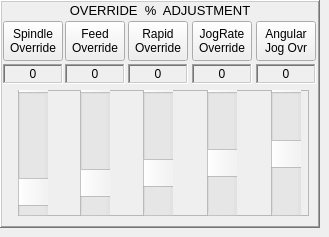
           <widget class="QWidget" name="panel_override">
            <widget class="QFrame" name="override_panel">
             <property name="geometry">
              <rect>
               <x>0</x>
               <y>0</y>
               <width>320</width>
               <height>228</height>
              </rect>
             </property>
             <property name="cursor">
              <cursorShape>PointingHandCursor</cursorShape>
             </property>
             <property name="frameShape">
              <enum>QFrame::WinPanel</enum>
             </property>
             <property name="frameShadow">
              <enum>QFrame::Raised</enum>
             </property>
             <widget class="ActionButton" name="abtn_override_spindle_rate">
              <property name="geometry">
               <rect>
                <x>3</x>
                <y>21</y>
                <width>60</width>
                <height>40</height>
               </rect>
              </property>
              <property name="text">
               <string>Spindle
Override</string>
              </property>
              <property name="feed_over_action" stdset="0">
               <bool>false</bool>
              </property>
              <property name="rapid_over_action" stdset="0">
               <bool>false</bool>
              </property>
              <property name="spindle_over_action" stdset="0">
               <bool>true</bool>
              </property>
              <property name="toggle_float_option" stdset="0">
               <bool>true</bool>
              </property>
              <property name="float_alt_num" stdset="0">
               <double>90.000000000000000</double>
              </property>
             </widget>
             <widget class="ActionButton" name="abtn_override_feed_rate">
              <property name="geometry">
               <rect>
                <x>65</x>
                <y>21</y>
                <width>60</width>
                <height>40</height>
               </rect>
              </property>
              <property name="text">
               <string>Feed
Override</string>
              </property>
              <property name="feed_over_action" stdset="0">
               <bool>true</bool>
              </property>
              <property name="toggle_float_option" stdset="0">
               <bool>true</bool>
              </property>
              <property name="float_alt_num" stdset="0">
               <double>75.000000000000000</double>
              </property>
             </widget>
             <widget class="ActionButton" name="abtn_override_rapid_rate">
              <property name="geometry">
               <rect>
                <x>128</x>
                <y>21</y>
                <width>60</width>
                <height>40</height>
               </rect>
              </property>
              <property name="text">
               <string>Rapid
Override</string>
              </property>
              <property name="feed_over_action" stdset="0">
               <bool>false</bool>
              </property>
              <property name="rapid_over_action" stdset="0">
               <bool>true</bool>
              </property>
              <property name="toggle_float_option" stdset="0">
               <bool>true</bool>
              </property>
              <property name="float_alt_num" stdset="0">
               <double>25.000000000000000</double>
              </property>
             </widget>
             <widget class="QLabel" name="label_override_panel_label">
              <property name="geometry">
               <rect>
                <x>0</x>
                <y>0</y>
                <width>320</width>
                <height>21</height>
               </rect>
              </property>
              <property name="font">
               <font>
                <pointsize>10</pointsize>
                <weight>50</weight>
                <bold>false</bold>
               </font>
              </property>
              <property name="frameShape">
               <enum>QFrame::NoFrame</enum>
              </property>
              <property name="frameShadow">
               <enum>QFrame::Plain</enum>
              </property>
              <property name="text">
               <string>OVERRIDE  %  ADJUSTMENT</string>
              </property>
              <property name="alignment">
               <set>Qt::AlignCenter</set>
              </property>
             </widget>
             <widget class="ActionButton" name="abtn_override_jog_rate">
              <property name="geometry">
               <rect>
                <x>192</x>
                <y>21</y>
                <width>60</width>
                <height>40</height>
               </rect>
              </property>
              <property name="text">
               <string>JogRate
Override</string>
              </property>
              <property name="jog_rate_action" stdset="0">
               <bool>true</bool>
              </property>
              <property name="feed_over_action" stdset="0">
               <bool>false</bool>
              </property>
              <property name="rapid_over_action" stdset="0">
               <bool>false</bool>
              </property>
              <property name="toggle_float_option" stdset="0">
               <bool>true</bool>
              </property>
              <property name="float_alt_num" stdset="0">
               <double>25.000000000000000</double>
              </property>
             </widget>
             <widget class="ActionButton" name="abtn_override_angular_rate">
              <property name="geometry">
               <rect>
                <x>256</x>
                <y>21</y>
                <width>60</width>
                <height>40</height>
               </rect>
              </property>
              <property name="text">
               <string>Angular
Jog Ovr</string>
              </property>
              <property name="jog_rate_action" stdset="0">
               <bool>true</bool>
              </property>
              <property name="feed_over_action" stdset="0">
               <bool>false</bool>
              </property>
              <property name="rapid_over_action" stdset="0">
               <bool>false</bool>
              </property>
              <property name="toggle_float_option" stdset="0">
               <bool>true</bool>
              </property>
              <property name="joint_number" stdset="0">
               <number>4</number>
              </property>
              <property name="float_alt_num" stdset="0">
               <double>25.000000000000000</double>
              </property>
             </widget>
             <widget class="QLabel" name="lab_override_rate_spindle">
              <property name="geometry">
               <rect>
                <x>3</x>
                <y>64</y>
                <width>60</width>
                <height>20</height>
               </rect>
              </property>
              <property name="frameShape">
               <enum>QFrame::WinPanel</enum>
              </property>
              <property name="frameShadow">
               <enum>QFrame::Sunken</enum>
              </property>
              <property name="text">
               <string>0</string>
              </property>
              <property name="alignment">
               <set>Qt::AlignCenter</set>
              </property>
             </widget>
             <widget class="QLabel" name="lab_override_rate_feed">
              <property name="geometry">
               <rect>
                <x>65</x>
                <y>64</y>
                <width>60</width>
                <height>20</height>
               </rect>
              </property>
              <property name="frameShape">
               <enum>QFrame::WinPanel</enum>
              </property>
              <property name="frameShadow">
               <enum>QFrame::Sunken</enum>
              </property>
              <property name="text">
               <string>0</string>
              </property>
              <property name="alignment">
               <set>Qt::AlignCenter</set>
              </property>
             </widget>
             <widget class="QLabel" name="lab_override_rate_rapid">
              <property name="geometry">
               <rect>
                <x>128</x>
                <y>64</y>
                <width>60</width>
                <height>20</height>
               </rect>
              </property>
              <property name="frameShape">
               <enum>QFrame::WinPanel</enum>
              </property>
              <property name="frameShadow">
               <enum>QFrame::Sunken</enum>
              </property>
              <property name="text">
               <string>0</string>
              </property>
              <property name="alignment">
               <set>Qt::AlignCenter</set>
              </property>
             </widget>
             <widget class="QLabel" name="lab_override_rate_jog">
              <property name="geometry">
               <rect>
                <x>192</x>
                <y>64</y>
                <width>60</width>
                <height>20</height>
               </rect>
              </property>
              <property name="frameShape">
               <enum>QFrame::WinPanel</enum>
              </property>
              <property name="frameShadow">
               <enum>QFrame::Sunken</enum>
              </property>
              <property name="text">
               <string>0</string>
              </property>
              <property name="alignment">
               <set>Qt::AlignCenter</set>
              </property>
             </widget>
             <widget class="QLabel" name="lab_override_rate_angular">
              <property name="geometry">
               <rect>
                <x>256</x>
                <y>64</y>
                <width>60</width>
                <height>20</height>
               </rect>
              </property>
              <property name="frameShape">
               <enum>QFrame::WinPanel</enum>
              </property>
              <property name="frameShadow">
               <enum>QFrame::Sunken</enum>
              </property>
              <property name="text">
               <string>0</string>
              </property>
              <property name="alignment">
               <set>Qt::AlignCenter</set>
              </property>
             </widget>
             <widget class="QFrame" name="frame_3">
              <property name="geometry">
               <rect>
                <x>18</x>
                <y>90</y>
                <width>291</width>
                <height>126</height>
               </rect>
              </property>
              <property name="frameShape">
               <enum>QFrame::StyledPanel</enum>
              </property>
              <property name="frameShadow">
               <enum>QFrame::Raised</enum>
              </property>
              <widget class="QScrollBar" name="scrb_override_rate_angular">
               <property name="geometry">
                <rect>
                 <x>253</x>
                 <y>-11</y>
                 <width>30</width>
                 <height>150</height>
                </rect>
               </property>
               <property name="cursor">
                <cursorShape>PointingHandCursor</cursorShape>
               </property>
               <property name="autoFillBackground">
                <bool>true</bool>
               </property>
               <property name="value">
                <number>50</number>
               </property>
               <property name="orientation">
                <enum>Qt::Vertical</enum>
               </property>
               <property name="invertedAppearance">
                <bool>true</bool>
               </property>
              </widget>
              <widget class="QScrollBar" name="scrb_override_rate_rapid">
               <property name="geometry">
                <rect>
                 <x>125</x>
                 <y>-11</y>
                 <width>30</width>
                 <height>150</height>
                </rect>
               </property>
               <property name="cursor">
                <cursorShape>PointingHandCursor</cursorShape>
               </property>
               <property name="value">
                <number>30</number>
               </property>
               <property name="orientation">
                <enum>Qt::Vertical</enum>
               </property>
               <property name="invertedAppearance">
                <bool>true</bool>
               </property>
              </widget>
              <widget class="QScrollBar" name="scrb_override_rate_feed">
               <property name="geometry">
                <rect>
                 <x>62</x>
                 <y>-11</y>
                 <width>30</width>
                 <height>150</height>
                </rect>
               </property>
               <property name="cursor">
                <cursorShape>PointingHandCursor</cursorShape>
               </property>
               <property name="value">
                <number>20</number>
               </property>
               <property name="orientation">
                <enum>Qt::Vertical</enum>
               </property>
               <property name="invertedAppearance">
                <bool>true</bool>
               </property>
              </widget>
              <widget class="QScrollBar" name="scrb_override_rate_spindle">
               <property name="geometry">
                <rect>
                 <x>0</x>
                 <y>-11</y>
                 <width>30</width>
                 <height>150</height>
                </rect>
               </property>
               <property name="cursor">
                <cursorShape>PointingHandCursor</cursorShape>
               </property>
               <property name="value">
                <number>10</number>
               </property>
               <property name="orientation">
                <enum>Qt::Vertical</enum>
               </property>
               <property name="invertedAppearance">
                <bool>true</bool>
               </property>
               <property name="invertedControls">
                <bool>false</bool>
               </property>
              </widget>
              <widget class="QScrollBar" name="scrb_override_rate_jog">
               <property name="geometry">
                <rect>
                 <x>189</x>
                 <y>-11</y>
                 <width>30</width>
                 <height>150</height>
                </rect>
               </property>
               <property name="cursor">
                <cursorShape>PointingHandCursor</cursorShape>
               </property>
               <property name="value">
                <number>40</number>
               </property>
               <property name="orientation">
                <enum>Qt::Vertical</enum>
               </property>
               <property name="invertedAppearance">
                <bool>true</bool>
               </property>
              </widget>
             </widget>
            </widget>
           </widget>
